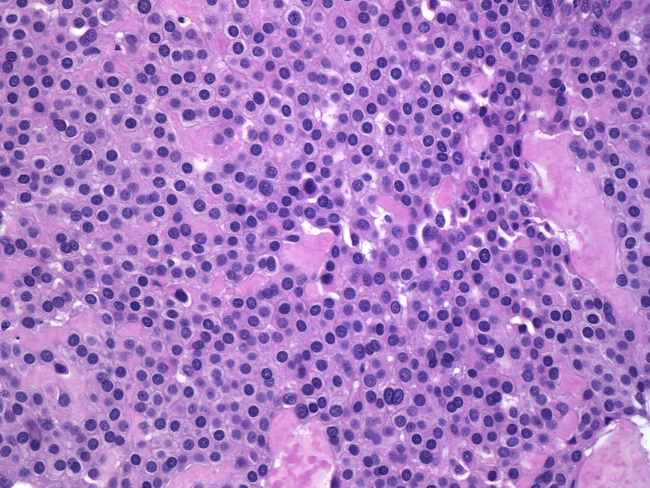
#> input picture Detection + Segmentation/images/GlomusTumor6.jpg, 650 x 488 px
$ python preprocessing.py
#> lines starting #> are read from the running program, lines starting #| are printed output that depends on the picture
### Detection + Segmentation/src/file_operations.py
import cv2
from pathlib import Path

IMAGE_DIRECTORY = Path(__file__).parents[1] / "images"
assert IMAGE_DIRECTORY.exists(), f"Path {IMAGE_DIRECTORY} does not exist."


def read_image(filename):
#> called with filename = 'GlomusTumor6.jpg'
    filepath = IMAGE_DIRECTORY / filename
    assert filepath.exists(), f"Path {filepath} does not exist."
    return cv2.imread(str(filepath))
#> returned value is the input picture: shape (488, 650, 3); mean B, G, R 195.9, 123.8, 169.3


def save_image(image, filename):
    filepath = IMAGE_DIRECTORY / filename
    cv2.imwrite(str(filepath), image)


def show_image(image, title="image"):
    cv2.imshow(title, image)
    cv2.waitKey(0)
    cv2.destroyAllWindows()

### Detection + Segmentation/src/preprocessing.py
import cv2
from file_operations import read_image, show_image


def preprocess_image(image):
    return cv2.medianBlur(image, 5)


def gaussian_blur(image, kernel_size):  # I prefer kernel size = 5
    return cv2.GaussianBlur(image, (kernel_size, kernel_size), 0)


def median_blur(image, kernel_size):  # I prefer kernel size = 5
    return cv2.medianBlur(image, kernel_size)


if __name__ == "__main__":
    filenames = ["GlomusTumor6.jpg", "metastatic-breast-cancer.jpg"]
    for filename in filenames:
        image = read_image(filename)
        show_image(image, "Original Image")
        for i in range(3, 12, 2):
            blurred_image = gaussian_blur(image, i)
            show_image(blurred_image, f"Gaussian Blurred Image (kernel_size={i})")
#> this loop made 5 passes
#> pass 3, `blurred_image = gaussian_blur(image, i)`:
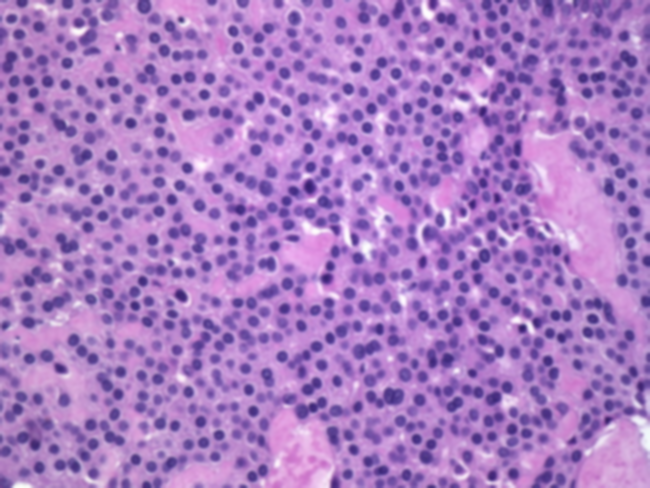
#> blurred_image: shape (488, 650, 3); mean B, G, R 195.9, 123.8, 169.3
        for i in range(3, 12, 2):
            blurred_image = median_blur(image, i)
            show_image(blurred_image, f"Median Blurred Image (kernel_size={i})")
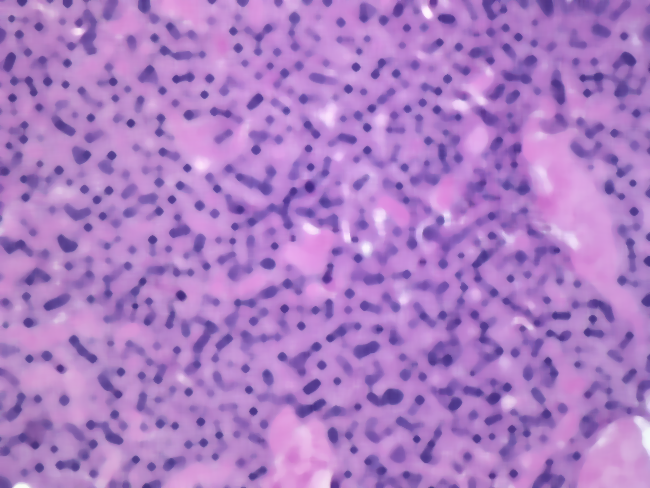
#> blurred_image: shape (488, 650, 3); mean B, G, R 198.1, 125.3, 173.6
#> pass 2 of the loop `for filename in filenames:`:
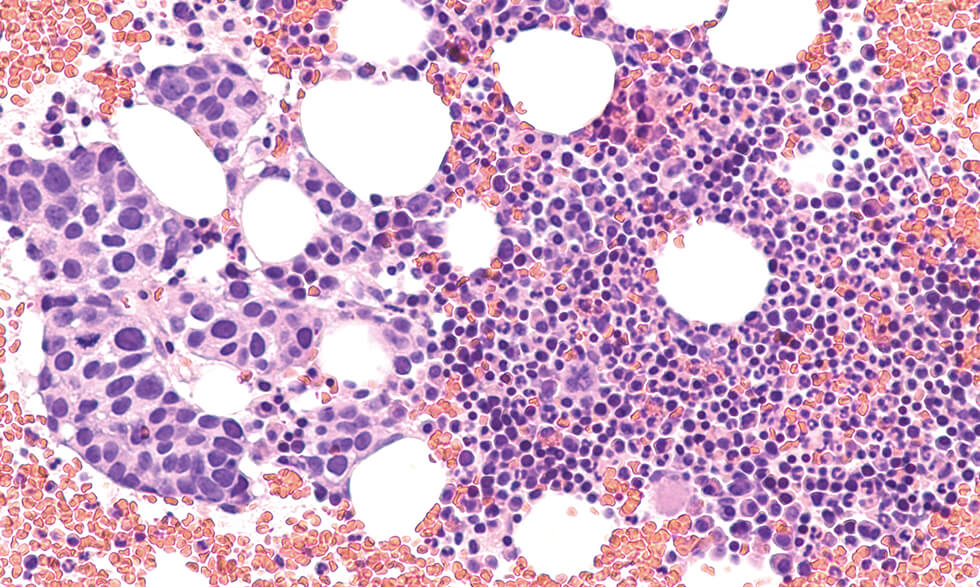
#> input picture Detection + Segmentation/images/metastatic-breast-cancer.jpg, 980 x 587 px
#> in read_image, returned value is the input picture: shape (587, 980, 3); mean B, G, R 200, 168.4, 206.6
#> the loop `for i in range(3, 12, 2):` made 5 passes
#> pass 3, `blurred_image = median_blur(image, i)`:
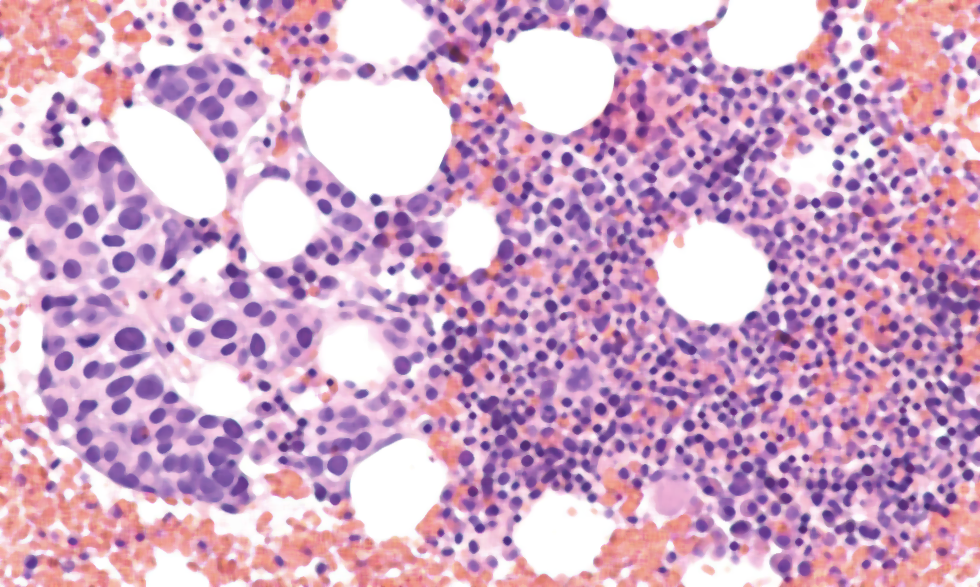
#> blurred_image: shape (587, 980, 3); mean B, G, R 200, 168.6, 209.6
#> after the loop `for i in range(3, 12, 2):`:
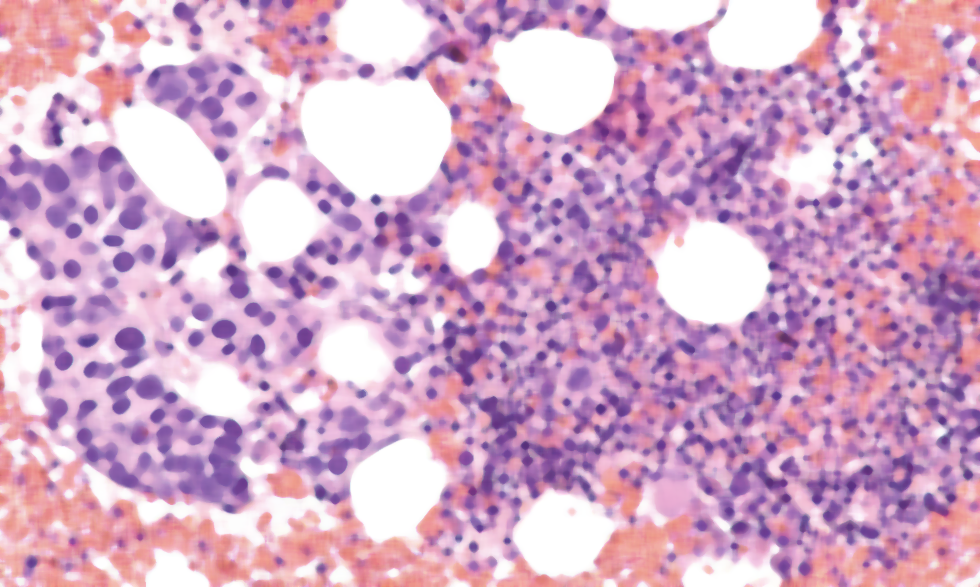
#> blurred_image: shape (587, 980, 3); mean B, G, R 200, 168.8, 211.6
